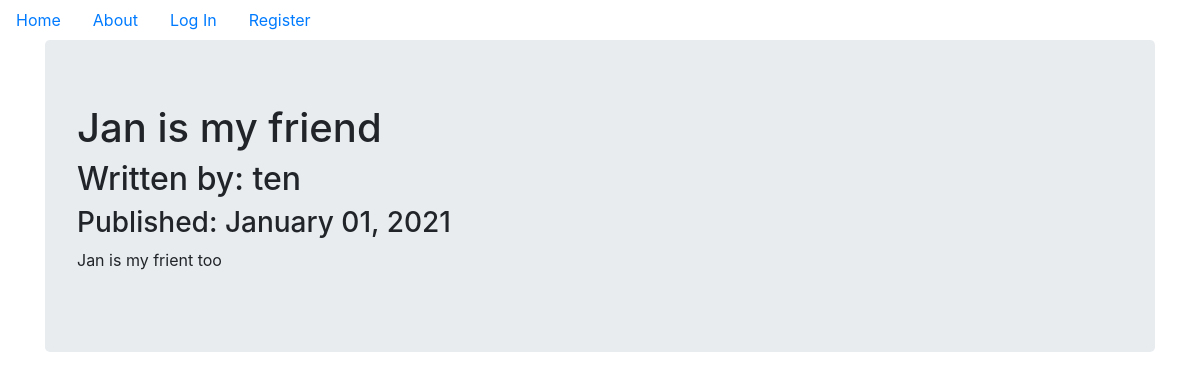
/2, run on the app's committed database.
### endofshift/models.py (models this page shows, shortened)
class BlogPost(db.Model):
    users = db.relationship(User)
    id = db.Column(db.Integer,primary_key=True)
    user_id = db.Column(db.Integer,db.ForeignKey('users.id'),nullable=False)
    date = db.Column(db.DateTime,nullable=False,default=datetime.utcnow)
    title = db.Column(db.String(140),nullable=False)
    text = db.Column(db.Text,nullable=False)

class User(db.Model,UserMixin):
    __tablename__= 'users'
    id = db.Column(db.Integer,primary_key=True)
    profile_image = db.Column(db.String(64),nullable=False,default='default_profile.png')
    email = db.Column(db.String(64),unique=True,index=True)
    username = db.Column(db.String(64),unique=True,index=True)
    password_hash = db.Column(db.String(128))
    posts = db.relationship('BlogPost',backref='author',lazy=True)

### endofshift/blog_posts/views.py (the view)
@blog_posts.route('/<int:blog_post_id>')
def blog_post(blog_post_id):
    blog_post = BlogPost.query.get_or_404(blog_post_id)
    return render_template('blog_post.html',title=blog_post.title,
                            date=blog_post.date,post=blog_post
    )

### endofshift/templates/blog_post.html (shortened to what this page needs)
{% extends "base.html" %}
{% block content %}
<div class="jumbotron">
  <h1>{{post.title}}</h1>
  <h2>Written by: {{post.author.username}}</h2>
  <h3>Published: {{post.date.strftime('%B %d, %Y')}}</h3>
  <p>{{post.text}}</p>
</div>
{% endblock %}

### data on the page
BlogPost: title "Jan is my friend", date "January 01, 2021", text "Jan is my frient too"
User: author.username "ten"
